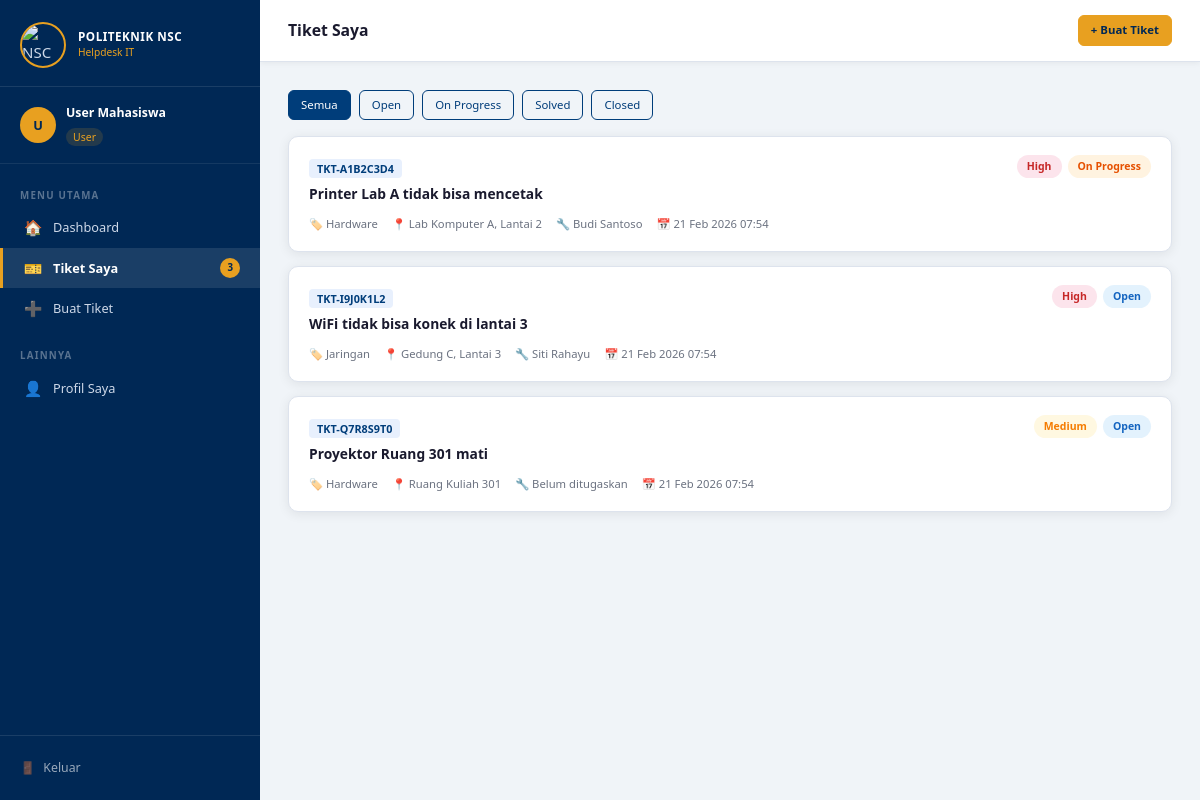
Page /user/tickets.php (signed in) on the committed database.
### tables this page shows
CREATE TABLE tickets (
    id_ticket   INT AUTO_INCREMENT PRIMARY KEY,
    kode_ticket VARCHAR(20) NOT NULL UNIQUE,
    id_user     INT NOT NULL,
    id_kategori INT NOT NULL,
    id_teknisi  INT NULL,
    judul       VARCHAR(150) NOT NULL,
    deskripsi   TEXT NOT NULL,
    lokasi      VARCHAR(100),
    prioritas   ENUM('Low','Medium','High') DEFAULT 'Medium',
    status      ENUM('Open','On Progress','Solved','Closed','Re-Open') DEFAULT 'Open',
    created_at  TIMESTAMP DEFAULT CURRENT_TIMESTAMP,
    updated_at  TIMESTAMP DEFAULT CURRENT_TIMESTAMP ON UPDATE CURRENT_TIMESTAMP,
    FOREIGN KEY (id_user)     REFERENCES users(id_user)     ON DELETE CASCADE,
    FOREIGN KEY (id_kategori) REFERENCES kategori(id_kategori) ON DELETE CASCADE,
    FOREIGN KEY (id_teknisi)  REFERENCES users(id_user)     ON DELETE SET NULL
);

CREATE TABLE kategori (
    id_kategori   INT AUTO_INCREMENT PRIMARY KEY,
    nama_kategori ENUM('Hardware','Software','Jaringan','Sistem Akademik'),
    deskripsi     TEXT
);

CREATE TABLE users (
    id_user    INT AUTO_INCREMENT PRIMARY KEY,
    nama       VARCHAR(100) NOT NULL,
    email      VARCHAR(100) NOT NULL UNIQUE,
    password   VARCHAR(255) NOT NULL,
    role       ENUM('user','admin','teknisi') NOT NULL,
    created_at TIMESTAMP DEFAULT CURRENT_TIMESTAMP
);

### user/tickets.php (the view, shortened to what this page needs)
<?php
require_once '../includes/auth.php';
require_once '../includes/db.php';
$user = getCurrentUser();
$uid  = $user['id'];
$statusF = $_GET['status'] ?? '';
$where   = "t.id_user = $uid";
$tickets = $conn->query("
    SELECT t.*, k.nama_kategori, u2.nama as teknisi_nama
    FROM tickets t
    LEFT JOIN kategori k ON t.id_kategori = k.id_kategori
    LEFT JOIN users u2 ON t.id_teknisi = u2.id_user
    WHERE $where
    ORDER BY t.created_at DESC
");
?>
<!DOCTYPE html>
<html lang="id">
<head>
<link rel="stylesheet" href="../assets/css/style.css">
</head>
<body>
<div class="layout">
    <?php include 'sidebar.php'; ?>
    <div class="main-content">
        <header class="topbar">
            <div class="topbar-left">
                <div class="topbar-title">Tiket Saya</div>
            </div>
            <div class="topbar-right">
                <a href="create_ticket.php" class="btn btn-accent btn-sm">+ Buat Tiket</a>
            </div>
        </header>
        <main class="page-content">
            <div style="display:flex;gap:8px;margin-bottom:16px;flex-wrap:wrap">
                <?php foreach ([''=>'Semua','Open'=>'Open','On Progress'=>'On Progress','Solved'=>'Solved','Closed'=>'Closed'] as $s=>$l): ?>
                <a href="tickets.php?status=<?= urlencode($s) ?>"
                   class="btn btn-sm <?= $statusF===$s?'btn-primary':'btn-outline' ?>"><?= $l ?></a>
                <?php endforeach; ?>
            </div>
            <?php if ($tickets->num_rows === 0): ?>
            <div class="card" style="text-align:center;padding:40px">
                <div style="font-size:3rem;margin-bottom:12px">📭</div>
                <p style="color:var(--text-muted)">Tidak ada tiket. <a href="create_ticket.php" style="color:var(--primary)">Buat tiket baru</a></p>
            </div>
            <?php else: ?>
            <?php while ($row = $tickets->fetch_assoc()): ?>
            <a href="ticket_detail.php?id=<?= $row['id_ticket'] ?>" style="text-decoration:none">
            <div class="ticket-card">
                <div class="ticket-card-top">
                    <div>
                        <span class="ticket-code"><?= htmlspecialchars($row['kode_ticket']) ?></span>
                        <div class="ticket-title"><?= htmlspecialchars($row['judul']) ?></div>
                    </div>
                    <div style="display:flex;gap:6px">
                        <?= badgePrioritas($row['prioritas']) ?>
                        <?= badgeStatus($row['status']) ?>
                    </div>
                </div>
                <div class="ticket-meta">
                    <span>🏷️ <?= htmlspecialchars($row['nama_kategori'] ?? '—') ?></span>
                    <?php if ($row['lokasi']): ?><span>📍 <?= htmlspecialchars($row['lokasi']) ?></span><?php endif; ?>
                    <span>🔧 <?= $row['teknisi_nama'] ? htmlspecialchars($row['teknisi_nama']) : 'Belum ditugaskan' ?></span>
                    <span>📅 <?= date('d M Y H:i', strtotime($row['created_at'])) ?></span>
                </div>
            </div>
            </a>
            <?php endwhile; ?>
            <?php endif; ?>
        </main>
    </div>
</div>
</body>
</html>

### includes/auth.php (shortened to what this page needs)
<?php
function getCurrentUser() {
    return [
        'id'    => $_SESSION['user_id'] ?? null,
        'nama'  => $_SESSION['nama'] ?? '',
        'email' => $_SESSION['email'] ?? '',
        'role'  => $_SESSION['role'] ?? '',
    ];
}
function badgeStatus($status) {
    $map = [
        'Open'        => 'badge-open',
        'On Progress' => 'badge-progress',
        'Solved'      => 'badge-solved',
        'Closed'      => 'badge-closed',
        'Re-Open'     => 'badge-reopen',
    ];
    $cls = $map[$status] ?? 'badge-open';
    return "<span class=\"badge $cls\">$status</span>";
}
function badgePrioritas($p) {
    $map = [
        'Low'    => 'badge-low',
        'Medium' => 'badge-medium',
        'High'   => 'badge-high',
    ];
    $cls = $map[$p] ?? 'badge-medium';
    return "<span class=\"badge $cls\">$p</span>";
}
?>

### assets/css/style.css (style rules this page uses)
:root { --primary: #003d7a; --primary-dark: #002855; --primary-light:#1565c0; --accent: #e8a020; --accent-dark: #c68000; --success: #2e7d32; --warning: #f57c00; --danger: #c62828; --info: #0277bd; --bg: #f0f4f8; --sidebar-bg: #002855; --sidebar-text: #cdd8e8; --card-bg: #ffffff; --text: #1a1a2e; --text-muted: #6b7280; --border: #dde3ed; --radius: 10px; --radius-sm: 6px; --shadow: 0 2px 12px rgba(0,0,0,.08); --shadow-md: 0 4px 24px rgba(0,0,0,.12); --transition: .2s ease; }
*, *::before, *::after { box-sizing: border-box; margin: 0; padding: 0; }
html { font-size: 15px; }
body { font-family: 'Segoe UI', system-ui, -apple-system, sans-serif; background: var(--bg); color: var(--text); line-height: 1.6; }
a { color: inherit; text-decoration: none; }
.layout { display: flex; min-height: 100vh; }
.main-content { margin-left: 260px; flex: 1; display: flex; flex-direction: column; min-height: 100vh; }
.topbar { background: var(--card-bg); border-bottom: 1px solid var(--border); padding: 0 28px; height: 62px; display: flex; align-items: center; justify-content: space-between; position: sticky; top: 0; z-index: 50; box-shadow: 0 1px 6px rgba(0,0,0,.06); }
.topbar-left { display: flex; align-items: center; gap: 10px; }
.topbar-title { font-size: 1.05rem; font-weight: 600; color: var(--text); }
.topbar-right { display: flex; align-items: center; gap: 14px; }
.page-content { padding: 28px; flex: 1; }
.badge { display: inline-flex; align-items: center; padding: 3px 10px; border-radius: 20px; font-size: .7rem; font-weight: 600; white-space: nowrap; }
.badge-open { background: #e3f2fd; color: #1565c0; }
.badge-progress { background: #fff3e0; color: #e65100; }
.badge-medium { background: #fff8e1; color: #f57c00; }
.badge-high { background: #fce4ec; color: #c62828; }
.btn { display: inline-flex; align-items: center; gap: 6px; padding: 8px 18px; border-radius: var(--radius-sm); font-size: .82rem; font-weight: 500; cursor: pointer; border: 1px solid transparent; transition: all var(--transition); white-space: nowrap; }
.btn-primary { background: var(--primary); color: #fff; border-color: var(--primary); }
.btn-accent { background: var(--accent); color: var(--primary-dark); border-color: var(--accent); font-weight: 700; }
.btn-outline { background: transparent; color: var(--primary); border-color: var(--primary); }
.btn-sm { padding: 5px 12px; font-size: .76rem; }
.ticket-card { background: var(--card-bg); border-radius: var(--radius); border: 1px solid var(--border); padding: 18px 20px; margin-bottom: 14px; box-shadow: var(--shadow); transition: transform var(--transition), box-shadow var(--transition); cursor: pointer; }
.ticket-card-top { display: flex; align-items: flex-start; justify-content: space-between; gap: 10px; margin-bottom: 10px; }
.ticket-code { font-size: .72rem; font-weight: 700; color: var(--primary); background: #e8f0fd; padding: 2px 8px; border-radius: 4px; }
.ticket-title { font-size: .92rem; font-weight: 600; color: var(--text); margin-top: 4px; }
.ticket-meta { font-size: .75rem; color: var(--text-muted); display: flex; gap: 14px; flex-wrap: wrap; margin-top: 8px; }
.ticket-meta span { display: flex; align-items: center; gap: 4px; }

### rows in the picture
tickets: kode_ticket "TKT-A1B2C3D4", judul "Printer Lab A tidak bisa mencetak", prioritas "High", status "On Progress", id_kategori.nama_kategori "Hardware", lokasi "Lab Komputer A, Lantai 2", id_teknisi.nama "Budi Santoso", created_at "21 Feb 2026 07:54"
tickets: kode_ticket "TKT-I9J0K1L2", judul "WiFi tidak bisa konek di lantai 3", prioritas "High", status "Open", id_kategori.nama_kategori "Jaringan", lokasi "Gedung C, Lantai 3", id_teknisi.nama "Siti Rahayu", created_at "21 Feb 2026 07:54"
tickets: kode_ticket "TKT-Q7R8S9T0", judul "Proyektor Ruang 301 mati", prioritas "Medium", status "Open", id_kategori.nama_kategori "Hardware", lokasi "Ruang Kuliah 301", shows "Belum ditugaskan", created_at "21 Feb 2026 07:54"

### other values in the picture
$initials "U"
$user['nama'] "User Mahasiswa"
$user['role'] "User"
$open "3"
$l "Semua"
$l "Open"
$l "On Progress"
$l "Solved"
$l "Closed"
